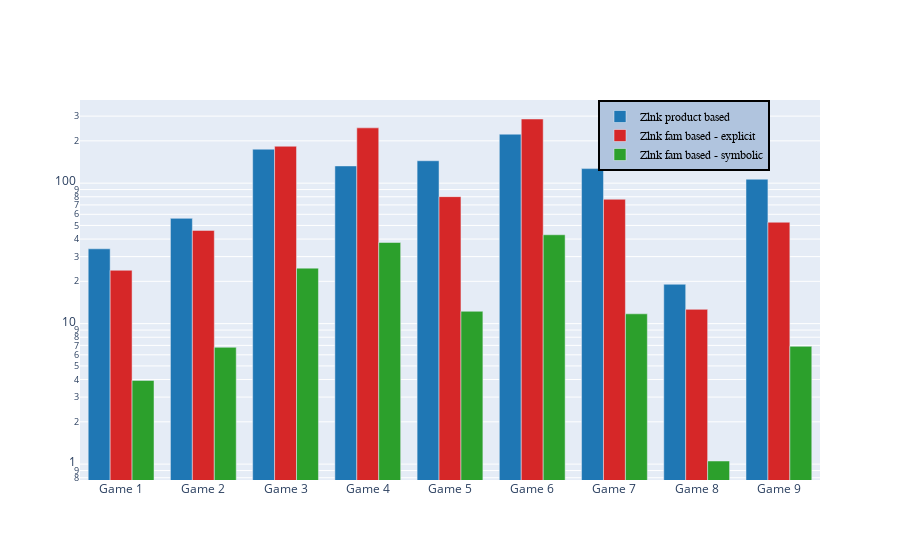
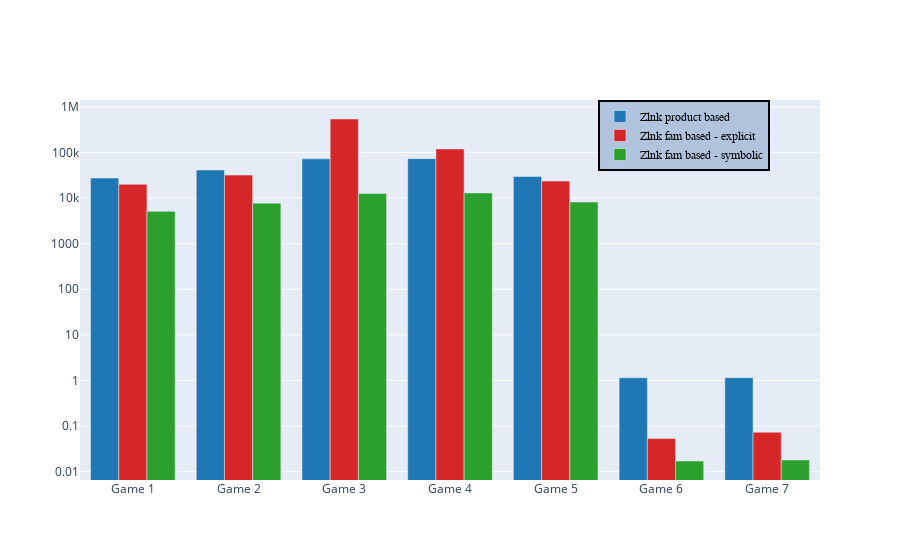
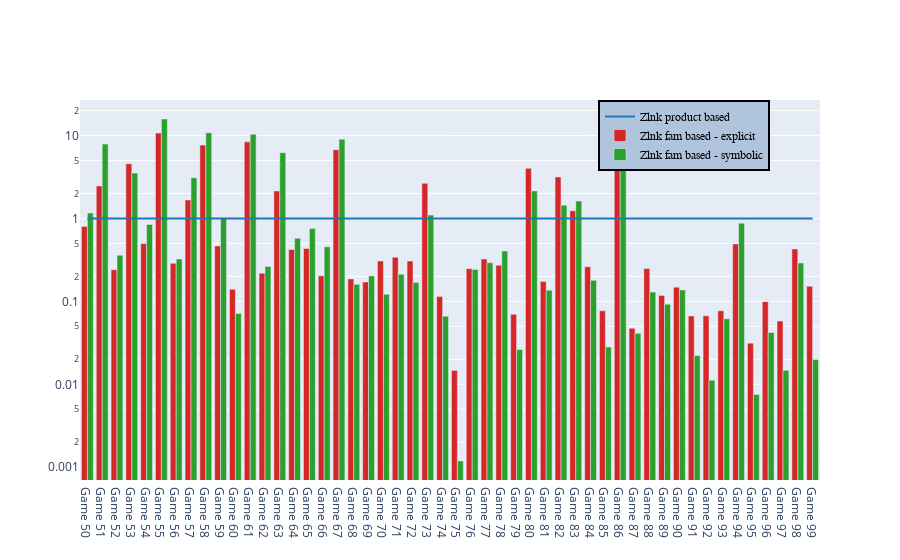
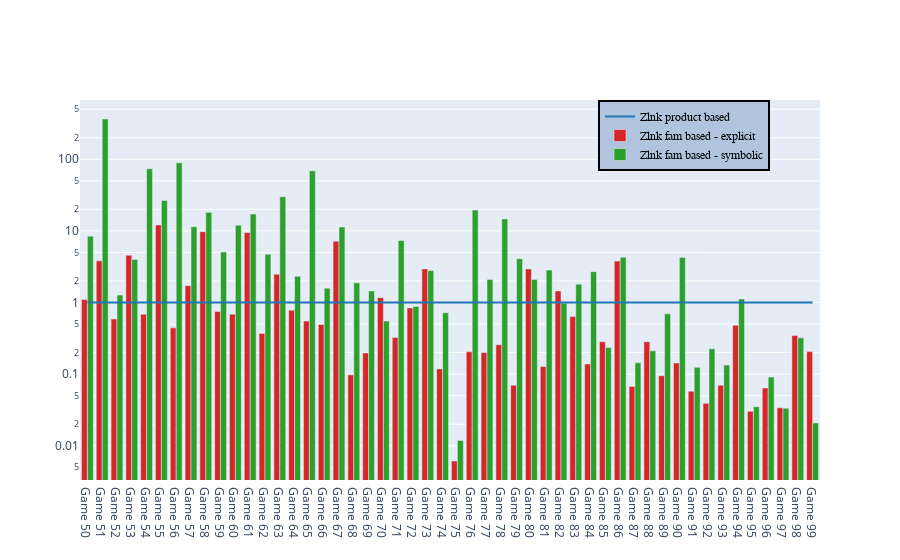

Here is the notebook cell these charts were saved with, in order:
### Code cell
# Fam compared to Zlnk product
for p in ["minepump","elevator"]:
    print p
    plot_running_times(
        ['Zlnk product based','Zlnk fam based - explicit','Zlnk fam based - symbolic'],
        [
            "/home/sjef/AfstudeerRepo/implementation/testsuite/data/singles/csvs/clean_"+p+"_zlnk.data.csv",
            "/home/sjef/AfstudeerRepo/implementation/testsuite/data/family/csvs/clean_"+p+"_zlnk_explicit.data.csv",
            "/home/sjef/AfstudeerRepo/implementation/testsuite/data/family/csvs/clean_"+p+"_zlnk.data.csv"
        ],0
        ,directory="/home/sjef/AfstudeerRepo/Report/results/"+p
        )
for p in ["FF_randomgames","FC_randomgames","BC_randomgames","randomscalegames"]:
    print p
    plot_running_times(
        ['Zlnk product based','Zlnk fam based - explicit','Zlnk fam based - symbolic'],
        [
            "/home/sjef/AfstudeerRepo/implementation/testsuite/data/singles/csvs/clean_"+p+"_zlnk.data.csv",
            "/home/sjef/AfstudeerRepo/implementation/testsuite/data/family/csvs/clean_"+p+"_zlnk_explicit.data.csv",
            "/home/sjef/AfstudeerRepo/implementation/testsuite/data/family/csvs/clean_"+p+"_zlnk.data.csv"
        ],0,normalize=1
        ,directory="/home/sjef/AfstudeerRepo/Report/results/"+p
        )

### Figure 1 — Plotly figure (JSON) as saved in the notebook; plotly's stock layout.template omitted (floating-point values rounded to 4 significant figures)
{"data": [{"marker": {"color": ["#1f77b4", "#1f77b4", "#1f77b4", "#1f77b4", "#1f77b4", "#1f77b4", "#1f77b4", "#1f77b4", "#1f77b4"]}, "name": "Zlnk product based", "type": "bar", "x": ["Game 1", "Game 2", "Game 3", "Game 4", "Game 5", "Game 6", "Game 7", "Game 8", "Game 9"], "y": [34.08, 56.15, 174.5, 132.6, 144.4, 223.1, 126.9, 19.07, 106.7]}, {"marker": {"color": ["#d62728", "#d62728", "#d62728", "#d62728", "#d62728", "#d62728", "#d62728", "#d62728", "#d62728"]}, "name": "Zlnk fam based - explicit", "type": "bar", "x": ["Game 1", "Game 2", "Game 3", "Game 4", "Game 5", "Game 6", "Game 7", "Game 8", "Game 9"], "y": [23.98, 46.1, 183.1, 247.5, 80.16, 286.2, 76.76, 12.63, 52.68]}, {"marker": {"color": ["#2ca02c", "#2ca02c", "#2ca02c", "#2ca02c", "#2ca02c", "#2ca02c", "#2ca02c", "#2ca02c", "#2ca02c"]}, "name": "Zlnk fam based - symbolic", "type": "bar", "x": ["Game 1", "Game 2", "Game 3", "Game 4", "Game 5", "Game 6", "Game 7", "Game 8", "Game 9"], "y": [3.944, 6.785, 24.83, 37.8, 12.24, 42.9, 11.74, 1.052, 6.894]}], "layout": {"barmode": "group", "legend": {"bgcolor": "LightSteelBlue", "bordercolor": "Black", "borderwidth": 2, "font": {"color": "black", "family": "sans-serif", "size": 12}, "traceorder": "normal", "x": 0.7, "y": 1}, "yaxis": {"type": "log"}}}

### Figure 2 — Plotly figure (JSON) as saved in the notebook; plotly's stock layout.template omitted (floating-point values rounded to 4 significant figures)
{"data": [{"marker": {"color": ["#1f77b4", "#1f77b4", "#1f77b4", "#1f77b4", "#1f77b4", "#1f77b4", "#1f77b4"]}, "name": "Zlnk product based", "type": "bar", "x": ["Game 1", "Game 2", "Game 3", "Game 4", "Game 5", "Game 6", "Game 7"], "y": [27610.0, 41540.0, 72910.0, 73580.0, 29790.0, 1.141, 1.148]}, {"marker": {"color": ["#d62728", "#d62728", "#d62728", "#d62728", "#d62728", "#d62728", "#d62728"]}, "name": "Zlnk fam based - explicit", "type": "bar", "x": ["Game 1", "Game 2", "Game 3", "Game 4", "Game 5", "Game 6", "Game 7"], "y": [20140.0, 32010.0, 545200.0, 120000.0, 23650.0, 0.05291, 0.07299]}, {"marker": {"color": ["#2ca02c", "#2ca02c", "#2ca02c", "#2ca02c", "#2ca02c", "#2ca02c", "#2ca02c"]}, "name": "Zlnk fam based - symbolic", "type": "bar", "x": ["Game 1", "Game 2", "Game 3", "Game 4", "Game 5", "Game 6", "Game 7"], "y": [5134.0, 7769.0, 12590.0, 13040.0, 8183.0, 0.01704, 0.01798]}], "layout": {"barmode": "group", "legend": {"bgcolor": "LightSteelBlue", "bordercolor": "Black", "borderwidth": 2, "font": {"color": "black", "family": "sans-serif", "size": 12}, "traceorder": "normal", "x": 0.7, "y": 1}, "yaxis": {"type": "log"}}}

### Figure 3 — Plotly figure (JSON) as saved in the notebook; plotly's stock layout.template omitted (floating-point values rounded to 4 significant figures)
{"data": [{"line": {"color": "#1f77b4"}, "name": "Zlnk product based", "type": "scatter", "x": ["Game 50", "Game 51", "Game 52", "Game 53", "Game 54", "Game 55", "Game 56", "Game 57", "Game 58", "Game 59", "Game 60", "Game 61", "Game 62", "Game 63", "Game 64", "Game 65", "Game 66", "Game 67", "Game 68", "Game 69", "Game 70", "Game 71", "Game 72", "Game 73", "Game 74", "Game 75", "Game 76", "Game 77", "Game 78", "Game 79", "Game 80", "Game 81", "Game 82", "Game 83", "Game 84", "Game 85", "Game 86", "Game 87", "Game 88", "Game 89", "Game 90", "Game 91", "Game 92", "Game 93", "Game 94", "Game 95", "Game 96", "Game 97", "Game 98", "Game 99"], "y": [1, 1, 1, 1, 1, 1, 1, 1, 1, 1, 1, 1, 1, 1, 1, 1, 1, 1, 1, 1, 1, 1, 1, 1, 1, 1, 1, 1, 1, 1, 1, 1, 1, 1, 1, 1, 1, 1, 1, 1, 1, 1, 1, 1, 1, 1, 1, 1, 1, 1]}, {"marker": {"color": ["#d62728", "#d62728", "#d62728", "#d62728", "#d62728", "#d62728", "#d62728", "#d62728", "#d62728", "#d62728", "#d62728", "#d62728", "#d62728", "#d62728", "#d62728", "#d62728", "#d62728", "#d62728", "#d62728", "#d62728", "#d62728", "#d62728", "#d62728", "#d62728", "#d62728", "#d62728", "#d62728", "#d62728", "#d62728", "#d62728", "#d62728", "#d62728", "#d62728", "#d62728", "#d62728", "#d62728", "#d62728", "#d62728", "#d62728", "#d62728", "#d62728", "#d62728", "#d62728", "#d62728", "#d62728", "#d62728", "#d62728", "#d62728", "#d62728", "#d62728"]}, "name": "Zlnk fam based - explicit", "type": "bar", "x": ["Game 50", "Game 51", "Game 52", "Game 53", "Game 54", "Game 55", "Game 56", "Game 57", "Game 58", "Game 59", "Game 60", "Game 61", "Game 62", "Game 63", "Game 64", "Game 65", "Game 66", "Game 67", "Game 68", "Game 69", "Game 70", "Game 71", "Game 72", "Game 73", "Game 74", "Game 75", "Game 76", "Game 77", "Game 78", "Game 79", "Game 80", "Game 81", "Game 82", "Game 83", "Game 84", "Game 85", "Game 86", "Game 87", "Game 88", "Game 89", "Game 90", "Game 91", "Game 92", "Game 93", "Game 94", "Game 95", "Game 96", "Game 97", "Game 98", "Game 99"], "y": [0.8011, 2.47, 0.2405, 4.57, 0.4972, 10.71, 0.2873, 1.672, 7.663, 0.4668, 0.1399, 8.386, 0.2189, 2.145, 0.4223, 0.4335, 0.203, 6.748, 0.1867, 0.1713, 0.3071, 0.3408, 0.3061, 2.65, 0.1141, 0.01469, 0.2481, 0.3246, 0.2723, 0.06981, 4.016, 0.1741, 3.166, 1.238, 0.2618, 0.07695, 4.231, 0.04753, 0.2489, 0.1181, 0.1484, 0.06675, 0.06691, 0.07705, 0.4934, 0.03131, 0.09918, 0.05784, 0.429, 0.1523]}, {"marker": {"color": ["#2ca02c", "#2ca02c", "#2ca02c", "#2ca02c", "#2ca02c", "#2ca02c", "#2ca02c", "#2ca02c", "#2ca02c", "#2ca02c", "#2ca02c", "#2ca02c", "#2ca02c", "#2ca02c", "#2ca02c", "#2ca02c", "#2ca02c", "#2ca02c", "#2ca02c", "#2ca02c", "#2ca02c", "#2ca02c", "#2ca02c", "#2ca02c", "#2ca02c", "#2ca02c", "#2ca02c", "#2ca02c", "#2ca02c", "#2ca02c", "#2ca02c", "#2ca02c", "#2ca02c", "#2ca02c", "#2ca02c", "#2ca02c", "#2ca02c", "#2ca02c", "#2ca02c", "#2ca02c", "#2ca02c", "#2ca02c", "#2ca02c", "#2ca02c", "#2ca02c", "#2ca02c", "#2ca02c", "#2ca02c", "#2ca02c", "#2ca02c"]}, "name": "Zlnk fam based - symbolic", "type": "bar", "x": ["Game 50", "Game 51", "Game 52", "Game 53", "Game 54", "Game 55", "Game 56", "Game 57", "Game 58", "Game 59", "Game 60", "Game 61", "Game 62", "Game 63", "Game 64", "Game 65", "Game 66", "Game 67", "Game 68", "Game 69", "Game 70", "Game 71", "Game 72", "Game 73", "Game 74", "Game 75", "Game 76", "Game 77", "Game 78", "Game 79", "Game 80", "Game 81", "Game 82", "Game 83", "Game 84", "Game 85", "Game 86", "Game 87", "Game 88", "Game 89", "Game 90", "Game 91", "Game 92", "Game 93", "Game 94", "Game 95", "Game 96", "Game 97", "Game 98", "Game 99"], "y": [1.163, 7.88, 0.3604, 3.524, 0.8461, 15.82, 0.3235, 3.099, 10.79, 1.018, 0.07129, 10.34, 0.2639, 6.214, 0.5763, 0.757, 0.4549, 9.018, 0.1604, 0.203, 0.1218, 0.2127, 0.1694, 1.097, 0.06635, 0.001189, 0.2429, 0.2926, 0.4058, 0.02636, 2.147, 0.1363, 1.445, 1.62, 0.1794, 0.02813, 3.835, 0.04121, 0.1294, 0.09255, 0.1373, 0.0222, 0.01121, 0.06175, 0.8736, 0.007556, 0.04221, 0.01478, 0.2905, 0.01986]}], "layout": {"barmode": "group", "legend": {"bgcolor": "LightSteelBlue", "bordercolor": "Black", "borderwidth": 2, "font": {"color": "black", "family": "sans-serif", "size": 12}, "traceorder": "normal", "x": 0.7, "y": 1}, "yaxis": {"type": "log"}}}

### Figure 4 — Plotly figure (JSON) as saved in the notebook; plotly's stock layout.template omitted (floating-point values rounded to 4 significant figures)
{"data": [{"line": {"color": "#1f77b4"}, "name": "Zlnk product based", "type": "scatter", "x": ["Game 50", "Game 51", "Game 52", "Game 53", "Game 54", "Game 55", "Game 56", "Game 57", "Game 58", "Game 59", "Game 60", "Game 61", "Game 62", "Game 63", "Game 64", "Game 65", "Game 66", "Game 67", "Game 68", "Game 69", "Game 70", "Game 71", "Game 72", "Game 73", "Game 74", "Game 75", "Game 76", "Game 77", "Game 78", "Game 79", "Game 80", "Game 81", "Game 82", "Game 83", "Game 84", "Game 85", "Game 86", "Game 87", "Game 88", "Game 89", "Game 90", "Game 91", "Game 92", "Game 93", "Game 94", "Game 95", "Game 96", "Game 97", "Game 98", "Game 99"], "y": [1, 1, 1, 1, 1, 1, 1, 1, 1, 1, 1, 1, 1, 1, 1, 1, 1, 1, 1, 1, 1, 1, 1, 1, 1, 1, 1, 1, 1, 1, 1, 1, 1, 1, 1, 1, 1, 1, 1, 1, 1, 1, 1, 1, 1, 1, 1, 1, 1, 1]}, {"marker": {"color": ["#d62728", "#d62728", "#d62728", "#d62728", "#d62728", "#d62728", "#d62728", "#d62728", "#d62728", "#d62728", "#d62728", "#d62728", "#d62728", "#d62728", "#d62728", "#d62728", "#d62728", "#d62728", "#d62728", "#d62728", "#d62728", "#d62728", "#d62728", "#d62728", "#d62728", "#d62728", "#d62728", "#d62728", "#d62728", "#d62728", "#d62728", "#d62728", "#d62728", "#d62728", "#d62728", "#d62728", "#d62728", "#d62728", "#d62728", "#d62728", "#d62728", "#d62728", "#d62728", "#d62728", "#d62728", "#d62728", "#d62728", "#d62728", "#d62728", "#d62728"]}, "name": "Zlnk fam based - explicit", "type": "bar", "x": ["Game 50", "Game 51", "Game 52", "Game 53", "Game 54", "Game 55", "Game 56", "Game 57", "Game 58", "Game 59", "Game 60", "Game 61", "Game 62", "Game 63", "Game 64", "Game 65", "Game 66", "Game 67", "Game 68", "Game 69", "Game 70", "Game 71", "Game 72", "Game 73", "Game 74", "Game 75", "Game 76", "Game 77", "Game 78", "Game 79", "Game 80", "Game 81", "Game 82", "Game 83", "Game 84", "Game 85", "Game 86", "Game 87", "Game 88", "Game 89", "Game 90", "Game 91", "Game 92", "Game 93", "Game 94", "Game 95", "Game 96", "Game 97", "Game 98", "Game 99"], "y": [1.099, 3.821, 0.5884, 4.566, 0.687, 12.1, 0.4432, 1.718, 9.766, 0.7513, 0.688, 9.498, 0.3699, 2.485, 0.7824, 0.55, 0.4948, 7.179, 0.09773, 0.198, 1.169, 0.3243, 0.8415, 2.947, 0.1184, 0.006125, 0.205, 0.2011, 0.2571, 0.07017, 2.945, 0.1275, 1.452, 0.6355, 0.1389, 0.2825, 3.79, 0.06726, 0.2836, 0.09515, 0.1429, 0.05779, 0.03907, 0.07006, 0.4814, 0.03028, 0.06414, 0.03394, 0.3461, 0.2065]}, {"marker": {"color": ["#2ca02c", "#2ca02c", "#2ca02c", "#2ca02c", "#2ca02c", "#2ca02c", "#2ca02c", "#2ca02c", "#2ca02c", "#2ca02c", "#2ca02c", "#2ca02c", "#2ca02c", "#2ca02c", "#2ca02c", "#2ca02c", "#2ca02c", "#2ca02c", "#2ca02c", "#2ca02c", "#2ca02c", "#2ca02c", "#2ca02c", "#2ca02c", "#2ca02c", "#2ca02c", "#2ca02c", "#2ca02c", "#2ca02c", "#2ca02c", "#2ca02c", "#2ca02c", "#2ca02c", "#2ca02c", "#2ca02c", "#2ca02c", "#2ca02c", "#2ca02c", "#2ca02c", "#2ca02c", "#2ca02c", "#2ca02c", "#2ca02c", "#2ca02c", "#2ca02c", "#2ca02c", "#2ca02c", "#2ca02c", "#2ca02c", "#2ca02c"]}, "name": "Zlnk fam based - symbolic", "type": "bar", "x": ["Game 50", "Game 51", "Game 52", "Game 53", "Game 54", "Game 55", "Game 56", "Game 57", "Game 58", "Game 59", "Game 60", "Game 61", "Game 62", "Game 63", "Game 64", "Game 65", "Game 66", "Game 67", "Game 68", "Game 69", "Game 70", "Game 71", "Game 72", "Game 73", "Game 74", "Game 75", "Game 76", "Game 77", "Game 78", "Game 79", "Game 80", "Game 81", "Game 82", "Game 83", "Game 84", "Game 85", "Game 86", "Game 87", "Game 88", "Game 89", "Game 90", "Game 91", "Game 92", "Game 93", "Game 94", "Game 95", "Game 96", "Game 97", "Game 98", "Game 99"], "y": [8.443, 365.1, 1.27, 3.996, 73.65, 26.66, 89.35, 11.43, 18.16, 5.062, 11.97, 17.16, 4.712, 30.07, 2.322, 68.89, 1.587, 11.36, 1.886, 1.453, 0.5511, 7.354, 0.881, 2.803, 0.7182, 0.01186, 19.54, 2.103, 14.71, 4.094, 2.099, 2.834, 0.9739, 1.806, 2.698, 0.2345, 4.3, 0.1437, 0.2116, 0.6962, 4.266, 0.1245, 0.2256, 0.1338, 1.121, 0.03503, 0.09116, 0.03338, 0.3215, 0.02082]}], "layout": {"barmode": "group", "legend": {"bgcolor": "LightSteelBlue", "bordercolor": "Black", "borderwidth": 2, "font": {"color": "black", "family": "sans-serif", "size": 12}, "traceorder": "normal", "x": 0.7, "y": 1}, "yaxis": {"type": "log"}}}
